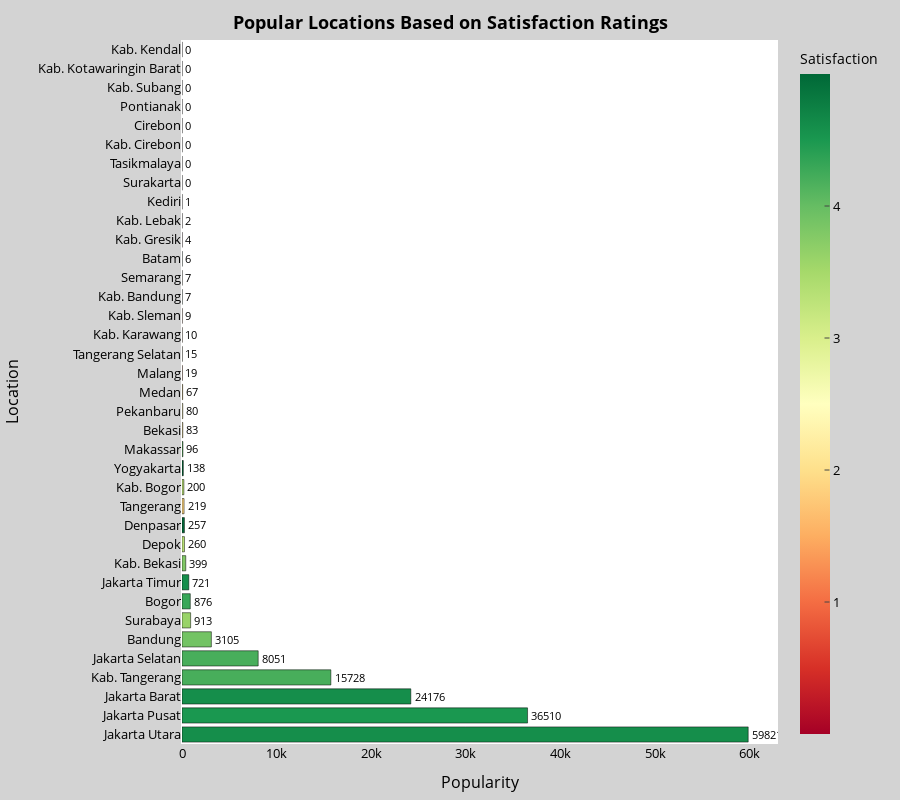

Notebook code for this chart:
### Code cell
fig = px.bar(
    loc_satisfaction,
    x="Popularity",
    y="Location",
    orientation='h',
    color="Satisfaction",
    color_continuous_scale="RdYlGn",
    title="<b>Popular Locations Based on Satisfaction Ratings<b>",
)

fig.update_layout(
    margin=dict(l=20, r=20, t=40, b=20),
    height=800,
    paper_bgcolor='lightgray',
    plot_bgcolor='white',
    title_x=0.5,
    title_y=0.98,
    font_size=13,
    font_color='black',
)

fig.update_traces(
    customdata = np.column_stack((
    loc_satisfaction['Popularity'],
    loc_satisfaction['Satisfaction']
)),
    hovertemplate="<b>%{y}</b><br>Satisfaction: %{customdata[1]}<br>Popularity: %{customdata[0]:.1f}K<extra></extra>",
    texttemplate='%{customdata[0]}',
    textposition='outside',
    marker=dict(line=dict(color="#000000", width=0.5)),
    textfont=dict(size=30, color='black')
)

fig.update_coloraxes(colorbar=dict(
    title=dict(
        text="Satisfaction", 
        font=dict(size=14),
    ),         
    tickvals=[1, 2, 3, 4],  
    ticktext=['1', '2', '3', '4'],
    ticks='inside',
    thickness=30,
    tickfont=dict(color='black')
))


fig.show()

### Figure 1 — Plotly figure (JSON) as saved in the notebook; plotly's stock layout.template omitted (floating-point values rounded to 4 significant figures)
{"data": [{"alignmentgroup": "True", "customdata": [[59821, 4.6], [36510, 4.5], [24176, 4.6], [15728, 4.2], [8051, 4.2], [3105, 3.9], [913, 3.6], [876, 4.3], [721, 4.6], [399, 3.8], [260, 3.3], [257, 5], [219, 1.9], [200, 3.3], [138, 5], [96, 4.1], [83, 2.2], [80, 2.4], [67, 2.1], [19, 1.1], [15, 2.5], [10, 1.7], [9, 1], [7, 4.6], [7, 2.5], [6, 5], [4, 0], [2, 0], [1, 5], [0, 0], [0, 0], [0, 0], [0, 0], [0, 0], [0, 0], [0, 0], [0, 0]], "hovertemplate": "<b>%{y}</b><br>Satisfaction: %{customdata[1]}<br>Popularity: %{customdata[0]:.1f}K<extra></extra>", "legendgroup": "", "marker": {"color": [4.6, 4.5, 4.6, 4.2, 4.2, 3.9, 3.6, 4.3, 4.6, 3.8, 3.3, 5, 1.9, 3.3, 5, 4.1, 2.2, 2.4, 2.1, 1.1, 2.5, 1.7, 1, 4.6, 2.5, 5, 0, 0, 5, 0, 0, 0, 0, 0, 0, 0, 0], "coloraxis": "coloraxis", "line": {"color": "#000000", "width": 0.5}, "pattern": {"shape": ""}}, "name": "", "offsetgroup": "", "orientation": "h", "showlegend": false, "textfont": {"color": "black", "size": 30}, "textposition": "outside", "texttemplate": "%{customdata[0]}", "type": "bar", "x": [59821, 36510, 24176, 15728, 8051, 3105, 913, 876, 721, 399, 260, 257, 219, 200, 138, 96, 83, 80, 67, 19, 15, 10, 9, 7, 7, 6, 4, 2, 1, 0, 0, 0, 0, 0, 0, 0, 0], "xaxis": "x", "y": ["Jakarta Utara", "Jakarta Pusat", "Jakarta Barat", "Kab. Tangerang", "Jakarta Selatan", "Bandung", "Surabaya", "Bogor", "Jakarta Timur", "Kab. Bekasi", "Depok", "Denpasar", "Tangerang", "Kab. Bogor", "Yogyakarta", "Makassar", "Bekasi", "Pekanbaru", "Medan", "Malang", "Tangerang Selatan", "Kab. Karawang", "Kab. Sleman", "Kab. Bandung", "Semarang", "Batam", "Kab. Gresik", "Kab. Lebak", "Kediri", "Surakarta", "Tasikmalaya", "Kab. Cirebon", "Cirebon", "Pontianak", "Kab. Subang", "Kab. Kotawaringin Barat", "Kab. Kendal"], "yaxis": "y"}], "layout": {"barmode": "relative", "coloraxis": {"colorbar": {"thickness": 30, "tickfont": {"color": "black"}, "ticks": "inside", "ticktext": ["1", "2", "3", "4"], "tickvals": [1, 2, 3, 4], "title": {"font": {"size": 14}, "text": "Satisfaction"}}, "colorscale": [[0, "rgb(165,0,38)"], [0.1, "rgb(215,48,39)"], [0.2, "rgb(244,109,67)"], [0.3, "rgb(253,174,97)"], [0.4, "rgb(254,224,139)"], [0.5, "rgb(255,255,191)"], [0.6, "rgb(217,239,139)"], [0.7, "rgb(166,217,106)"], [0.8, "rgb(102,189,99)"], [0.9, "rgb(26,152,80)"], [1, "rgb(0,104,55)"]]}, "font": {"color": "black", "size": 13}, "height": 800, "legend": {"tracegroupgap": 0}, "margin": {"b": 20, "l": 20, "r": 20, "t": 40}, "paper_bgcolor": "lightgray", "plot_bgcolor": "white", "title": {"text": "<b>Popular Locations Based on Satisfaction Ratings<b>", "x": 0.5, "y": 0.98}, "xaxis": {"anchor": "y", "domain": [0, 1], "title": {"text": "Popularity"}}, "yaxis": {"anchor": "x", "domain": [0, 1], "title": {"text": "Location"}}}}
